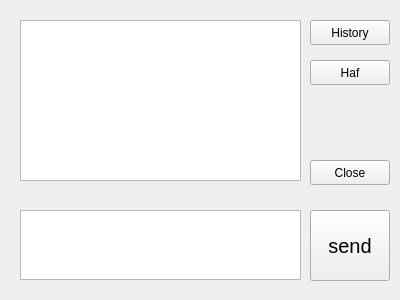
<?xml version="1.0" encoding="UTF-8"?>
<ui version="4.0">
 <class>PrivateScreen</class>
 <widget class="QWidget" name="PrivateScreen">
  <property name="geometry">
   <rect>
    <x>0</x>
    <y>0</y>
    <width>400</width>
    <height>300</height>
   </rect>
  </property>
  <property name="windowTitle">
   <string>Form</string>
  </property>
  <widget class="QTextBrowser" name="textBrowser">
   <property name="geometry">
    <rect>
     <x>20</x>
     <y>20</y>
     <width>281</width>
     <height>161</height>
    </rect>
   </property>
  </widget>
  <widget class="QTextEdit" name="textEdit">
   <property name="geometry">
    <rect>
     <x>20</x>
     <y>210</y>
     <width>281</width>
     <height>70</height>
    </rect>
   </property>
  </widget>
  <widget class="QPushButton" name="But_send">
   <property name="geometry">
    <rect>
     <x>310</x>
     <y>210</y>
     <width>80</width>
     <height>71</height>
    </rect>
   </property>
   <property name="font">
    <font>
     <pointsize>15</pointsize>
    </font>
   </property>
   <property name="text">
    <string>send</string>
   </property>
  </widget>
  <widget class="QPushButton" name="But_close">
   <property name="geometry">
    <rect>
     <x>310</x>
     <y>160</y>
     <width>80</width>
     <height>25</height>
    </rect>
   </property>
   <property name="text">
    <string>Close</string>
   </property>
  </widget>
  <widget class="QPushButton" name="But_history">
   <property name="geometry">
    <rect>
     <x>310</x>
     <y>20</y>
     <width>80</width>
     <height>25</height>
    </rect>
   </property>
   <property name="text">
    <string>History</string>
   </property>
  </widget>
  <widget class="QPushButton" name="pushButton">
   <property name="geometry">
    <rect>
     <x>310</x>
     <y>60</y>
     <width>80</width>
     <height>25</height>
    </rect>
   </property>
   <property name="text">
    <string>Haf</string>
   </property>
  </widget>
 </widget>
 <resources/>
 <connections/>
</ui>
